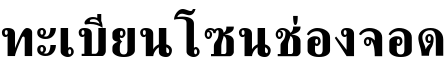
        <widget class="QFrame" name="left_head_frame">
         <property name="maximumSize">
          <size>
           <width>16777215</width>
           <height>80</height>
          </size>
         </property>
         <property name="styleSheet">
          <string notr="true">background-color: rgb(255, 255, 255);</string>
         </property>
         <property name="frameShape">
          <enum>QFrame::NoFrame</enum>
         </property>
         <property name="frameShadow">
          <enum>QFrame::Raised</enum>
         </property>
         <property name="lineWidth">
          <number>0</number>
         </property>
         <layout class="QHBoxLayout" name="horizontalLayout">
          <property name="spacing">
           <number>0</number>
          </property>
          <property name="leftMargin">
           <number>0</number>
          </property>
          <property name="topMargin">
           <number>0</number>
          </property>
          <property name="rightMargin">
           <number>0</number>
          </property>
          <property name="bottomMargin">
           <number>0</number>
          </property>
          <item>
           <widget class="QLabel" name="label">
            <property name="maximumSize">
             <size>
              <width>16777215</width>
              <height>16777215</height>
             </size>
            </property>
            <property name="font">
             <font>
              <family>Mitr SemiBold</family>
              <pointsize>40</pointsize>
              <weight>75</weight>
              <bold>true</bold>
             </font>
            </property>
            <property name="text">
             <string>ทะเบียน</string>
            </property>
            <property name="alignment">
             <set>Qt::AlignCenter</set>
            </property>
           </widget>
          </item>
          <item>
           <widget class="QLabel" name="label_2">
            <property name="maximumSize">
             <size>
              <width>16777215</width>
              <height>16777215</height>
             </size>
            </property>
            <property name="font">
             <font>
              <family>Mitr SemiBold</family>
              <pointsize>40</pointsize>
              <weight>75</weight>
              <bold>true</bold>
             </font>
            </property>
            <property name="text">
             <string>โซน</string>
            </property>
            <property name="alignment">
             <set>Qt::AlignCenter</set>
            </property>
           </widget>
          </item>
          <item>
           <widget class="QLabel" name="label_3">
            <property name="maximumSize">
             <size>
              <width>16777215</width>
              <height>16777215</height>
             </size>
            </property>
            <property name="font">
             <font>
              <family>Mitr SemiBold</family>
              <pointsize>40</pointsize>
              <weight>75</weight>
              <bold>true</bold>
             </font>
            </property>
            <property name="lineWidth">
             <number>0</number>
            </property>
            <property name="text">
             <string>ช่องจอด</string>
            </property>
            <property name="alignment">
             <set>Qt::AlignCenter</set>
            </property>
           </widget>
          </item>
         </layout>
        </widget>
